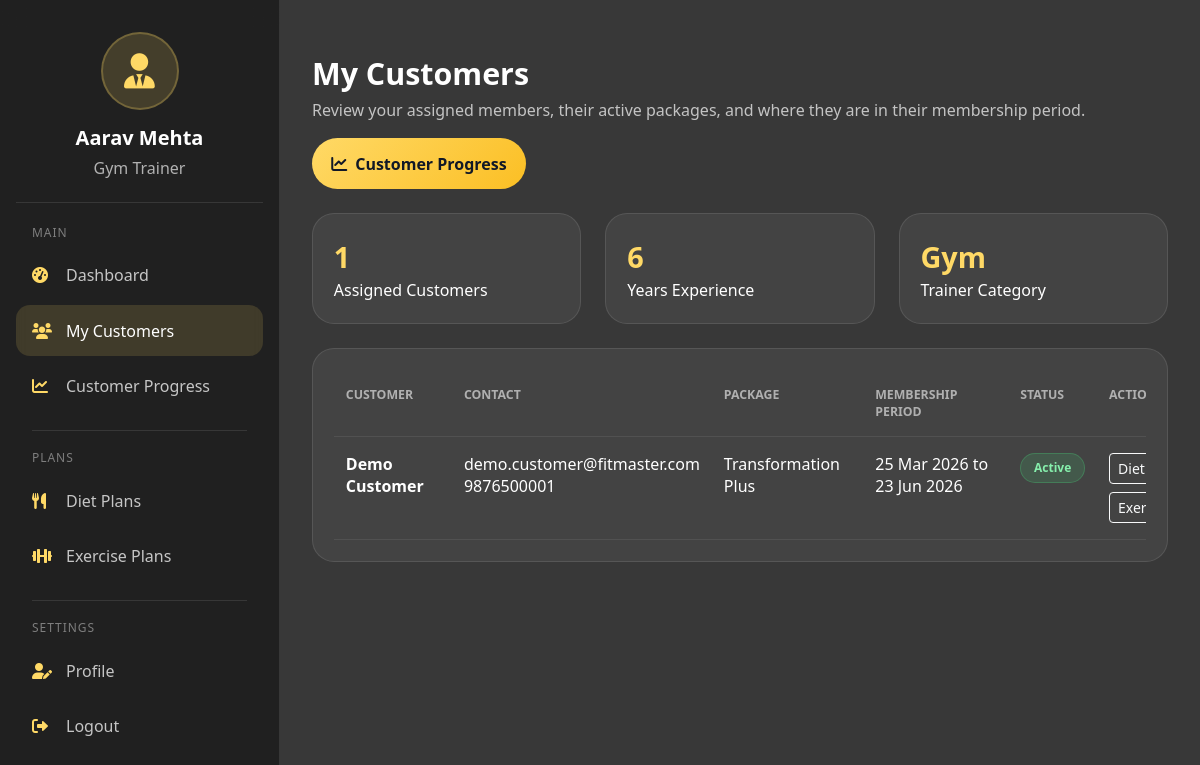
Page /trainer/customers/ (signed in) on the committed database.
### Fit/models.py (models this page shows)
class Trainer(models.Model):
    CATEGORY_CHOICES = ( ('gym','Gym'), ('yoga','Yoga'), ('zumba','Zumba'))
    users=models.ForeignKey(User,on_delete=models.CASCADE)
    category=models.CharField(choices=CATEGORY_CHOICES)
    experience_year=models.IntegerField()
    specialization=models.CharField(max_length=200)
    qualification=models.CharField(max_length=100)

class User(models.Model):
    ROLE_CHOICES = ( ('admin','Admin'), ('customer','Customer'), ('trainer','Trainer'))
    role = models.CharField(max_length=20, choices=ROLE_CHOICES,null=True,blank=True)
    firstname=models.CharField(max_length=20,blank=True,null=True)
    lastname=models.CharField(max_length=20,blank=True,null=True)
    email=models.EmailField()
    password=models.CharField(max_length=8)
    mobile=models.CharField(max_length=10)
    address=models.CharField(max_length=100)
    state=models.CharField(max_length=20)
    city=models.CharField(max_length=20)
    pincode=models.IntegerField()
    gender=models.CharField(null=True,blank=True)
    profile_pic=models.ImageField(upload_to='customer_images',null=True,blank=True)

class Membership(models.Model):
    customer = models.ForeignKey(User, on_delete=models.CASCADE)
    package = models.ForeignKey(Package, on_delete=models.CASCADE,default=True)
    trainer = models.ForeignKey(Trainer, on_delete=models.SET_NULL, null=True)
    start_date = models.DateField()
    end_date = models.DateField()
    status = models.CharField(max_length=20)

class Package(models.Model):
    name = models.CharField(max_length=100)
    duration_months = models.IntegerField()
    price = models.DecimalField(max_digits=10, decimal_places=2)
    description = models.TextField()

### Fit/views.py (the view)
# urls.py: path('trainer/customers/', trainer_customers, name='trainer_customers'),
@trainer_required
def trainer_customers(request):
    trainer = _get_logged_trainer(request)
    memberships = _get_trainer_memberships(trainer)
    return render(request, 'trainer_customers.html', {
        'trainer_data': trainer,
        'memberships': memberships,
        'customer_count': memberships.count(),
    })

### Fit/context_processors.py (called while the page is built)
def footer_categories(request):
    return {
        'footer_categories': Category.objects.all().order_by('name')[:4]
    }

### Fit/views.py (called while the page is built)
def _get_trainer_memberships(trainer):
    return Membership.objects.filter(trainer=trainer).select_related('customer', 'package').order_by('-start_date', '-id')

def trainer_required(view_func):
    @never_cache
    @wraps(view_func)
    def _wrapped_view(request, *args, **kwargs):
        trainer_id = request.session.get('trainer_login')
        if trainer_id and Trainer.objects.filter(id=trainer_id).exists():
            return view_func(request, *args, **kwargs)
        messages.error(request, 'Please log in as trainer to access this page.')
        return redirect('login')
    return _wrapped_view

def _get_logged_trainer(request):
    return Trainer.objects.select_related('users').get(id=request.session['trainer_login'])

### Fit/templates/trainer_customers.html (shortened to what this page needs)
﻿{% extends "trainernav.html" %}
{% load static %}
{% block extra_css %}
<link rel="stylesheet" href="{% static 'css/templates/trainer_customers.css' %}">
{% endblock %}
{% block trainer_content %}
<div class="page-head">
  <div>
    <h1>My Customers</h1>
    <p>Review your assigned members, their active packages, and where they are in their membership period.</p>
  </div>
  <div class="d-flex gap-2 flex-wrap">
    <a href="{% url 'trainer_progress' %}" class="btn-gold"><i class="fas fa-chart-line"></i>Customer Progress</a>
  </div>
</div>
<div class="row g-4 mb-4">
  <div class="col-md-4"><div class="metric"><strong>{{ customer_count }}</strong>Assigned Customers</div></div>
  <div class="col-md-4"><div class="metric"><strong>{{ trainer_data.experience_year }}</strong>Years Experience</div></div>
  <div class="col-md-4"><div class="metric"><strong>{{ trainer_data.category|title }}</strong>Trainer Category</div></div>
</div>
<div class="panel">
  <div class="table-responsive">
    <table class="table-lite">
      <thead>
        <tr>
          <th>Customer</th>
          <th>Contact</th>
          <th>Package</th>
          <th>Membership Period</th>
          <th>Status</th>
          <th>Actions</th>
        </tr>
      </thead>
      <tbody>
        {% for membership in memberships %}
        <tr>
          <td><strong>{{ membership.customer.firstname }} {{ membership.customer.lastname }}</strong></td>
          <td>{{ membership.customer.email }}<br>{{ membership.customer.mobile }}</td>
          <td>{{ membership.package.name }}</td>
          <td>{{ membership.start_date|date:"d M Y" }} to {{ membership.end_date|date:"d M Y" }}</td>
          <td><span class="status-pill">{{ membership.status }}</span></td>
          <td>
            <div class="d-flex gap-2 flex-wrap">
              <a href="{% url 'trainer_assign_diet' %}" class="btn btn-sm btn-outline-light">Diet Plans</a>
              <a href="{% url 'trainer_assign_exercise' %}" class="btn btn-sm btn-outline-light">Exercise Plans</a>
            </div>
          </td>
        </tr>
        {% empty %}
        <tr><td colspan="6">No customers are assigned to you yet.</td></tr>
        {% endfor %}
      </tbody>
    </table>
  </div>
</div>
{% endblock %}

### Fit/templates/trainernav.html (shortened to what this page needs)
﻿<!DOCTYPE html>
<html lang="en">
<head>
    {% load static %}
  <link href="https://cdn.jsdelivr.net/npm/bootstrap@5.3.2/dist/css/bootstrap.min.css" rel="stylesheet">
  <link rel="stylesheet" href="https://cdnjs.cloudflare.com/ajax/libs/font-awesome/6.0.0/css/all.min.css">
  <link rel="stylesheet" href="{% static 'css/templates/trainernav.css' %}">
  {% block extra_css %}{% endblock %}
</head>
<body>
  <div class="trainer-layout">
    <aside class="trainer-sidebar" id="trainerSidebar">
      <div class="trainer-sidebar-header">
        <div class="trainer-avatar"><i class="fas fa-user-tie"></i></div>
        <h3>{{ trainer_data.users.firstname }} {{ trainer_data.users.lastname }}</h3>
        <p>{{ trainer_data.get_category_display }} Trainer</p>
      </div>
      <div class="trainer-nav-label">Main</div>
      <a href="{% url 'trainerdash' %}" class="trainer-nav-item {% if request.path == '/trainerdash/' %}active{% endif %}">
        <i class="fas fa-gauge-high"></i><span>Dashboard</span>
      </a>
      <a href="{% url 'trainer_customers' %}" class="trainer-nav-item {% if request.path == '/trainer/customers/' %}active{% endif %}">
        <i class="fas fa-users"></i><span>My Customers</span>
      </a>
      <a href="{% url 'trainer_progress' %}" class="trainer-nav-item {% if request.path == '/trainer/progress/' %}active{% endif %}">
        <i class="fas fa-chart-line"></i><span>Customer Progress</span>
      </a>
      <div class="trainer-divider"></div>
      <div class="trainer-nav-label">Plans</div>
      <a href="{% url 'trainer_assign_diet' %}" class="trainer-nav-item {% if '/trainer/assign-diet/' in request.path %}active{% endif %}">
        <i class="fas fa-utensils"></i><span>Diet Plans</span>
      </a>
      <a href="{% url 'trainer_assign_exercise' %}" class="trainer-nav-item {% if '/trainer/assign-exercise/' in request.path %}active{% endif %}">
        <i class="fas fa-dumbbell"></i><span>Exercise Plans</span>
      </a>
      <div class="trainer-divider"></div>
      <div class="trainer-nav-label">Settings</div>
      <a href="{% url 'trainer_profile' %}" class="trainer-nav-item {% if request.path == '/trainer/profile/' %}active{% endif %}">
        <i class="fas fa-user-pen"></i><span>Profile</span>
      </a>
      <a href="{% url 'logout' %}" class="trainer-nav-item">
        <i class="fas fa-right-from-bracket"></i><span>Logout</span>
      </a>
    </aside>
    <main class="trainer-main">
      {% block trainer_content %}{% endblock %}
    </main>
  </div>
</body>
</html>

### Fit/static/css/templates/trainernav.css (style rules this page uses)
body::before { content: ''; position: fixed; inset: 0; background: rgba(0, 0, 0, 0.78); z-index: -1; }
.trainer-layout { display: flex; min-height: 100vh; }
.trainer-sidebar { width: 280px; background: rgba(0, 0, 0, 0.42); backdrop-filter: blur(12px); border-right: 1px solid rgba(255,255,255,0.1); padding: 2rem 1rem; position: fixed; inset: 0 auto 0 0; overflow-y: auto; z-index: 1000; transition: transform .25s ease; }
.trainer-main { flex: 1; margin-left: 280px; padding: 2rem; width: calc(100% - 280px); }
.trainer-avatar { width: 78px; height: 78px; border-radius: 50%; display: flex; align-items: center; justify-content: center; margin: 0 auto 1rem; background: rgba(255,217,102,0.16); color: #ffd966; font-size: 2.2rem; border: 2px solid rgba(255,217,102,0.25); }
.trainer-sidebar-header { text-align: center; padding: 0 1rem 1.4rem; border-bottom: 1px solid rgba(255,255,255,0.1); margin-bottom: 1.3rem; }
.trainer-sidebar-header h3 { font-size: 1.25rem; margin: 0; font-weight: 700; }
.trainer-sidebar-header p { margin: .35rem 0 0; color: rgba(255,255,255,.65); }
.trainer-nav-label { padding: 0 1rem; color: rgba(255,255,255,.42); font-size: .75rem; text-transform: uppercase; letter-spacing: .08em; margin: 1rem 0 .5rem; }
.trainer-nav-item { display: flex; align-items: center; gap: 12px; padding: .85rem 1rem; margin: .25rem 0; text-decoration: none; color: rgba(255,255,255,.74); border-radius: 14px; transition: .2s ease; }
.trainer-nav-item:hover, .trainer-nav-item.active { background: rgba(255,217,102,0.14); color: white; }
.trainer-nav-item i { width: 22px; color: #ffd966; }
.trainer-divider { height: 1px; background: rgba(255,255,255,.1); margin: 1.15rem 1rem; }
.page-head { display: flex; justify-content: space-between; align-items: center; gap: 1rem; flex-wrap: wrap; margin-bottom: 1.5rem; }
.page-head h1 { margin: 0; font-size: 1.9rem; font-weight: 800; }
.page-head p { margin: .35rem 0 0; color: rgba(255,255,255,.7); }
.btn-gold { background: linear-gradient(135deg,#ffd966,#fbbf24); color: #111827; border: none; border-radius: 999px; padding: .85rem 1.2rem; font-weight: 700; text-decoration: none; display: inline-flex; align-items: center; gap: 8px; }

### Fit/static/css/templates/trainer_customers.css (style rules this page uses)
﻿.metric,.panel { background:rgba(255,255,255,.06);border:1px solid rgba(255,255,255,.1);border-radius:22px;padding:1.3rem }
.metric strong { display:block;font-size:1.8rem;color:#ffd966 }
.table-lite { width:100%;min-width:900px;border-collapse:collapse }
.table-lite th,.table-lite td { padding:1rem .75rem;border-bottom:1px solid rgba(255,255,255,.08);text-align:left;vertical-align:top }
.table-lite th { color:rgba(255,255,255,.58);text-transform:uppercase;font-size:.77rem }
.status-pill { display:inline-flex;padding:.35rem .8rem;border-radius:999px;background:rgba(74,222,128,.14);border:1px solid rgba(74,222,128,.26);color:#86efac;font-size:.75rem;font-weight:700 }

### rows in the picture
Trainer: users.firstname "Aarav", users.lastname "Mehta", category "Gym", experience_year "6"
Membership: customer.firstname "Demo", customer.lastname "Customer", customer.email "demo.customer@fitmaster.com", customer.mobile "9876500001", package.name "Transformation Plus", start_date "25 Mar 2026", end_date "23 Jun 2026", status "Active"

### other values in the picture
{{ customer_count }} "1"
